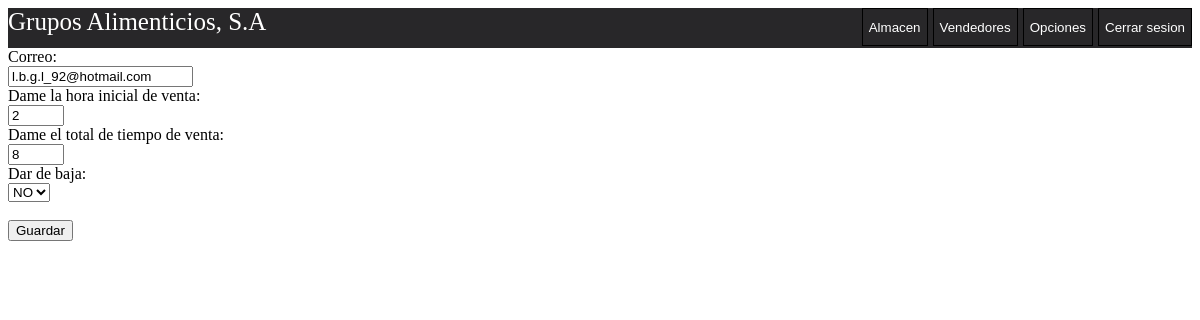
Page /Opciones.php (signed in) on the earlier database version.
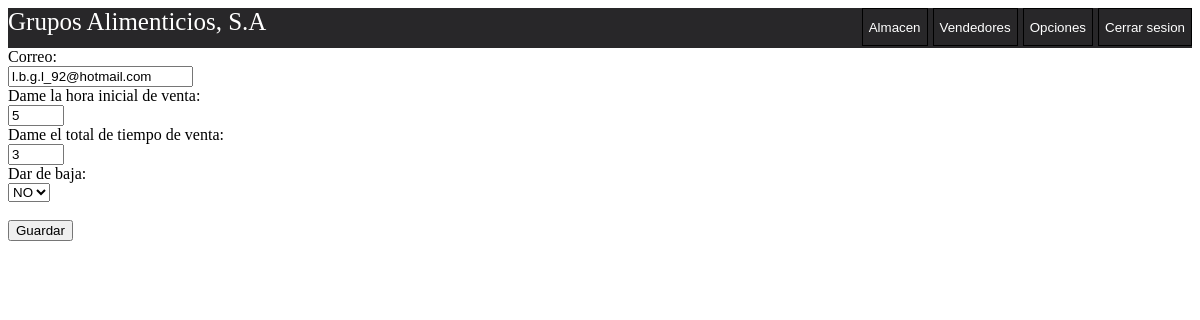
Same page on the later database version.
### tables this page shows
CREATE TABLE IF NOT EXISTS `usuario` (
  `id` int(11) NOT NULL AUTO_INCREMENT,
  `Correo` varchar(128) NOT NULL,
  `password` varchar(128) NOT NULL,
  `nombre` varchar(128) NOT NULL,
  `tiempo_venta` int(11) NOT NULL,
  `h_inicial` int(11) NOT NULL,
  `status` int(11) NOT NULL DEFAULT '1',
  `eliminado` int(11) NOT NULL DEFAULT '0',
  PRIMARY KEY (`id`)
);

### Opciones.php (the view, shortened to what this page needs)
<html>
    <head>
        <link rel="stylesheet" href="./css/menu.css">
    </head>
    <body>
        <div class="menu">
            <div class="titulo">Grupos Alimenticios, S.A</div>
                <input type="button" class='boton' value="Cerrar sesion" onclick="cerrarsesion();">
                <input type="button" class='boton' value="Opciones" onclick="opciones();">
                <input type="button" class='boton' value="Vendedores" onclick="vendedores();">
                <input type="button" class='boton' value="Almacen" onclick="almacen();">
            </div>
            <form name="forma01">
                <?php
                    $con = conecta();
                    $id= $_SESSION["idU"];
                    $sql ="SELECT Correo,tiempo_venta,h_inicial,eliminado, status FROM `usuario` WHERE id=$id;";
                    $res = $con->query($sql);
                    $row=$res->fetch_array();
                    $correo=$row["Correo"];
                    $ini=$row["h_inicial"];
                    $hventa=$row["tiempo_venta"];
                    echo" <label for='correo'>Correo:</label><br>";
                    echo"<input type='text' name='correo' placeholder='$correo' value='$correo'/><br>";
                    echo"<label for='inicial'>Dame la hora inicial de venta:</label><br>";
                    echo"<input type='number' name='inicial' min='1' max='24' placeholder='$ini' value='$ini'><br>";
                    echo"<label for='tiempo'>Dame el total de tiempo de venta:</label><br>";
                    echo"<input type='number' name='tiempo' min='1' max='24' placeholder='$hventa' value='$hventa'><br>";
                ?>
                <label for="baja">Dar de baja:</label><br>
                <select name="baja" id="baja">
                    <option value="1" >NO</option>
                </select><br><br>
                <input type="button" value="Guardar"onclick="validacion(<?php $id ?>);">
            </form>
    </body>
</html>

Differences in the rows shown:
changed usuario "l.b.g.l_92@hotmail.com": inicial "2" → "5"; tiempo "8" → "3"
